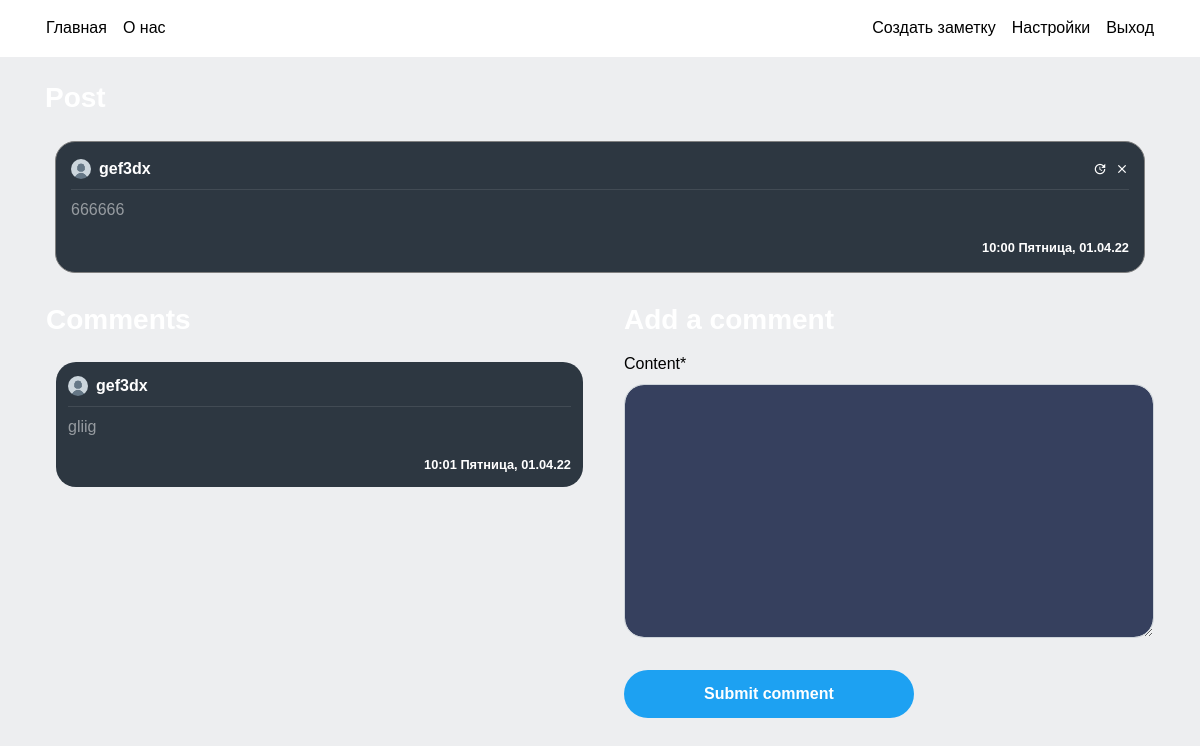
The app's page /post/1/ (signed in) with its own data.
### blog/models.py (models this page shows, shortened)
class Post(models.Model):
    content = models.TextField(max_length=1000)
    date_posted = models.DateTimeField(default=timezone.now)
    author = models.ForeignKey(User, on_delete=models.CASCADE)
    likes= models.IntegerField(default=0)
    dislikes= models.IntegerField(default=0)

class Comment(models.Model):
    content = models.TextField(max_length=150)
    date_posted = models.DateTimeField(default=timezone.now)
    author = models.ForeignKey(User, on_delete=models.CASCADE)
    post_connected = models.ForeignKey(Post, on_delete=models.CASCADE)

### user/models.py (models this page shows, shortened)
class Profile(models.Model):
    user = models.OneToOneField(User, on_delete=models.CASCADE)
    image = models.ImageField(default='default.png', upload_to='profile_pics')

### blog/views.py (the view)
# urls.py: path('post/<int:pk>/', PostDetailView.as_view(), name='post-detail'),
class PostDetailView(DetailView):
    model = Post
    template_name = 'blog/post_detail.html'
    context_object_name = 'post'
    def get_context_data(self, **kwargs):
        data = super().get_context_data(**kwargs)
        comments_connected = Comment.objects.filter(post_connected=self.get_object()).order_by('-date_posted')
        data['comments'] = comments_connected
        data['form'] = NewCommentForm(instance=self.request.user)
        return data
    def post(self, request, *args, **kwargs):
        new_comment = Comment(content=request.POST.get('content'),
                              author=self.request.user,
                              post_connected=self.get_object())
        new_comment.save()
        return self.get(self, request, *args, **kwargs)

### blog/forms.py
class NewCommentForm(forms.ModelForm):
    class Meta:
        model = Comment
        fields = ['content']

### blog/templates/blog/post_detail.html (shortened to what this page needs)
{% extends "blog/base.html" %}
{% load crispy_forms_tags %}
{% block content %}
<div class="container">
    <h3 class="white-important mb-3">
    </h3>
   <article class="media content-section">
        <div style="width: 100%; word-break: break-all;" class="hovered-tweet-comment">
            <div class="pb-2 row m-0 " style="width: 100%; margin-right: 0 !important;">
               <div
                       style="padding-left: 0px !important;"
                       class="col-8 no-padding d-flex align-items-center">
                   <img
                       class="rounded-circle mr-2"
                       style="width: 20px; height: 20px;"
                       src="{{ post.author.profile.image.url }}">
                   <a class="mr-2 white-important" href="{% url 'user-posts' post.author %}">
                       {{ post.author }}
                   </a>
               </div>
               <div class="col-4 d-flex flex-row-reverse no-padding align-items-center"
                    style="padding-right: 0 !important;">
                   {% if post.author == user %}
                        <a class="material-icons ml-2"
                           style="font-size: 14px"
                                href="{% url 'post-delete' post.id %}">clear</a>
                        <a class="material-icons ml-2"
                           style="font-size: 14px"
                                href="{% url 'post-update' post.id %}">update</a>
                    {%  endif %}
               </div>
           </div>
            <div
                    class="mb-2 "
                    style="width: 100%; height: 1px; background-color: rgba(255, 255, 255, 0.1)"></div>
            <a style="color: rgba(255, 255, 255, 0.5) !important;">
                <p>
                    {{ post.content }}
                </p>
                <small
                    class="white-important d-flex full-width flex-row-reverse">
                    {{ post.date_posted | date:"H:i l, d.m.y" }}
                </small>
            </a>
        </div>
   </article>
    <div class="row pl-3">
        <div class="col-12 col-md-6 pl-0">
         <h3 class="white-important mb-3">
         </h3>
        {% for comment in comments %}
            <article class="media content-section">
                <div style="width: 100%; word-break: break-all;" class="hovered-tweet-comment-in">
                <div class="pb-2 row m-0" style="width: 100%; margin-right: 0 !important;">
                   <div
                           style="padding-left: 0px !important;"
                           class="col-8 no-padding d-flex align-items-center">
                       <img
                           class="rounded-circle mr-2"
                           style="width: 20px; height: 20px;"
                           src="{{ comment.author.profile.image.url }}">
                       <a class="mr-2 white-important" href="{% url 'user-posts' comment.author.username %}">
                           {{ comment.author }}
                       </a>
                   </div>
               </div>
                <div
                        class="mb-2"
                        style="width: 100%; height: 1px; background-color: rgba(255, 255, 255, 0.1)"></div>
                <a style="color: rgba(255, 255, 255, 0.5) !important;">
                    <p>
                        {{ comment.content }}
                    </p>
                    <small
                        class="white-important d-flex full-width flex-row-reverse">
                        {{ comment.date_posted | date:"H:i l, d.m.y" }}
                    </small>
                </a>
            </div>
            </article>
        {% endfor %}
        </div>
        {% if user is not None %}
            <div class="col-12 col-md-6 pl-0 pl-md-3 pr-3">
                <h3 class="white-important mb-3">
                </h3>
                <form method="POST">
                    <fieldset class="form-group">
                        {{ form | crispy }}
                    </fieldset>
                    <div class="form-group">
                        <button class="btn btn-outline-primary" type="submit">Submit comment</button>
                    </div>
                </form>
            </div>
        {% endif %}
    </div>
  </div>
{% endblock content %}

### blog/static/blog/main.css (style rules this page uses)
:root { --muted-color: rgb(0, 0, 0); }
body { background: #EDEEF0; color: var(--muted-color); margin-top: 5rem; }
h1, h2, h3, h4, h5, h6 { color: var(--muted-color); }
.content-section { padding: 10px 10px; margin-bottom: 20px; }
.no-padding { padding: 0 !important; }
a { color: white; text-underline: none; text-decoration: none !important; }
article { border-radius: 4px; }
.white-important { color: white; font-weight: bold; }
.full-width { width: 100% }
.btn-outline-primary { border-color: white; color: white !important; padding: 12px 80px 12px 80px; font-weight: bold; background-color: #1da1f2; border:0; border-radius: 25px; }
.form-control { background-color: #36405e !important; color: var(--muted-color) !important; box-shadow: 0 0 0 0 !important; border-radius: 20px !important; }
.hovered-tweet-comment { background-color: #2d3741 !important; padding:15px; border-radius: 20px; border:1px solid grey; }
.hovered-tweet-comment-in { background-color: #2d3741 !important; padding:12px; border-radius: 20px; }

### blog/static/blog/style.css (style rules this page uses)
body { font-family: Arial, Helvetica, sans-serif; height: 100vh; margin: 0; padding: 0; }

### records on screen
Post: author.profile.image (placeholder picture), author "gef3dx", content "666666", date_posted "10:00 Пятница, 01.04.22"
Comment: author.profile.image (placeholder picture), author "gef3dx", content "gliig", date_posted "10:01 Пятница, 01.04.22"
